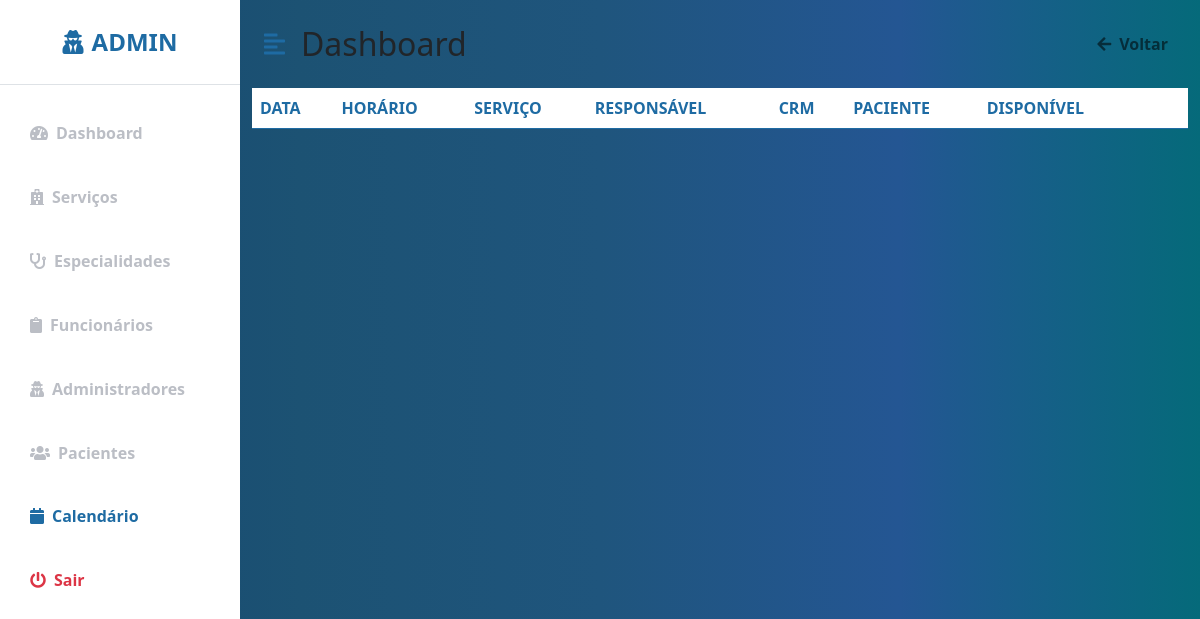
The app's page /Clinica_Manoel_Gomes/calendario_adm.php (signed in), older data.
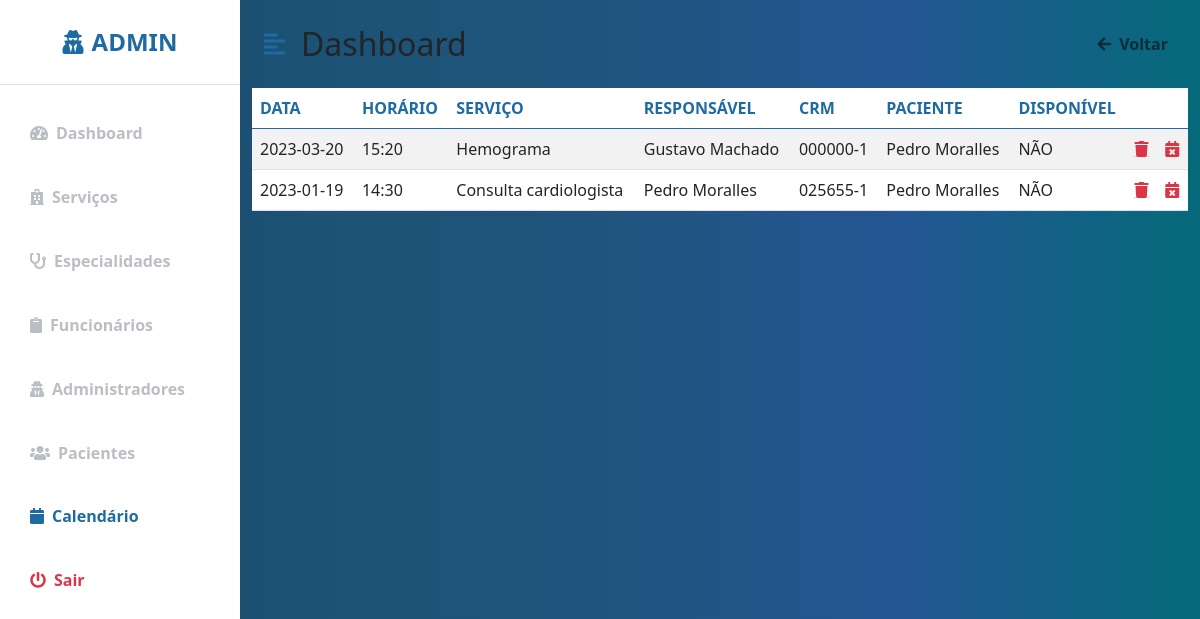
The same page, newer data.
### tables this page shows
CREATE TABLE IF NOT EXISTS `agendamento` (
  `cod_agendamento` int(11) NOT NULL AUTO_INCREMENT,
  `cod_paciente` int(11) DEFAULT NULL,
  `nome_paciente` varchar(40) DEFAULT NULL,
  `servico` varchar(30) NOT NULL,
  `nome_servico` varchar(50) NOT NULL,
  `dia` varchar(20) NOT NULL,
  `horario` varchar(10) NOT NULL,
  `responsavel` varchar(50) NOT NULL,
  `crm` varchar(20) NOT NULL,
  `cod_servico` int(11) NOT NULL,
  PRIMARY KEY (`cod_agendamento`)
);

### Clinica_Manoel_Gomes/calendario_adm.php (the view, shortened to what this page needs)
<?php
include "conecta_mysql.inc";
?>
<!DOCTYPE html>
<html lang="pt-br">
<head>
    <link href="https://cdn.jsdelivr.net/npm/bootstrap@5.0.0-beta3/dist/css/bootstrap.min.css" rel="stylesheet" />
    <link href="https://cdn.jsdelivr.net/npm/bootstrap@5.0.0-beta3/dist/css/bootstrap.min.css" rel="stylesheet" />
    <link rel="stylesheet" href="https://cdnjs.cloudflare.com/ajax/libs/font-awesome/5.15.3/css/all.min.css" />
    <link rel="stylesheet" href="_css/perfil.css" />
    <link rel="stylesheet" href="https://cdnjs.cloudflare.com/ajax/libs/font-awesome/5.15.3/css/all.min.css" />
</head>
<body>
<div class="d-flex" id="wrapper">
        <div class="bg-white" id="sidebar-wrapper">
            <div class="sidebar-heading text-center py-4 primary-text fs-4 fw-bold text-uppercase border-bottom"><i
                    class="fas fa-user-secret me-2"></i>Admin</div>
            <div class="list-group list-group-flush my-3">
              <a href="perfil.php" class="list-group-item list-group-item-action bg-transparent  second-text fw-bold"><i
                 class="fas fa-tachometer-alt me-2"></i>Dashboard</a>
              <a href="servicos.php" class="list-group-item list-group-item-action bg-transparent second-text fw-bold"><i
                 class="fas fa-hospital me-2"></i>Serviços</a>
              <a href="espec.php" class="list-group-item list-group-item-action bg-transparent second-text fw-bold"><i
                 class="fas fa-stethoscope me-2"></i>Especialidades</a>
              <a href="funcionarios.php" class="list-group-item list-group-item-action bg-transparent second-text fw-bold"><i
                 class="fas fa-clipboard me-2"></i>Funcionários</a>
              <a href="adm.php" class="list-group-item list-group-item-action bg-transparent second-text fw-bold"><i
                class="fas fa-user-secret me-2"></i>Administradores</a>
              <a href="clientes.php" class="list-group-item list-group-item-action bg-transparent second-text fw-bold"><i
                 class="fas fa-users me-2"></i>Pacientes</a>
              <a href="calendario_adm.php" class="list-group-item list-group-item-action bg-transparent second-text active"><i
                 class="fas fa-calendar me-2"></i>Calendário</a>
              <a href="logout.php" class="list-group-item list-group-item-action bg-transparent text-danger fw-bold"><i
                 class="fas fa-power-off me-2"></i>Sair</a>
            </div>
        </div>
        <div id="page-content-wrapper">
            <nav class="navbar navbar-expand-lg navbar-light bg-transparent py-4 px-4">
                <div class="d-flex align-items-center">
                    <i class="fas fa-align-left primary-text fs-4 me-3" id="menu-toggle"></i>
                    <h2 class="fs-2 m-0">Dashboard</h2>
                </div>
                <div class="collapse navbar-collapse" id="navbarSupportedContent">
                    <ul class="navbar-nav ms-auto mb-2 mb-lg-0">
                        <li class="nav-item">
                            <a class="nav-link second-text fw-bold" href="perfil.php" id="navbarDropdown"
                                role="button" aria-expanded="false">
                                <i class="fas fa-arrow-left me-2"></i>Voltar
                            </a>
                        </li>
                    </ul>
                </div>
            </nav>
            <div class="block">
                <section class="intro">
                    <div class="gradient-custom-1 h-100">
                        <div class="mask d-flex align-items-center h-100">
                        <div class="container">
                            <div class="row justify-content-center">
                            <div class="col-12">
                                <div class="table-responsive bg-white">
                                <table class="table mb-0  table-striped ">
                                    <thead class="color">
                                    <tr>
                                        <th scope="col">DATA</th>
                                        <th scope="col">HORÁRIO</th>
                                        <th scope="col">SERVIÇO</th>
                                        <th scope="col">RESPONSÁVEL</th>
                                        <th scope="col">CRM</th>
                                        <th scope="col">PACIENTE</th>
                                        <th scope="col">DISPONÍVEL</th>
                                        <th scope="col"></th>
                                        <th scope="col"></th>
                                    </tr>
                                    </thead>
                                    <tbody>
                                    <?php
                                        $sql= "SELECT * FROM agendamento";
                                        $res= mysqli_query($mysqli,$sql);
                                        $linhas= mysqli_num_rows($res);
                                        for ($i = 0; $i < $linhas; $i++){
                                            $agendamento = mysqli_fetch_array ($res);
                                            echo"<tr>
                                            <td>".$agendamento['dia']."</td>
                                            <td>".$agendamento['horario']."</td>
                                            <td>".utf8_decode($agendamento['nome_servico'])."</td>
                                            <td>".$agendamento['responsavel']."</td>
                                            <td>".$agendamento['crm']."</td>";
                                            if(empty($agendamento['nome_paciente'])){
                                                echo"<td align='center'>_____</td>";
                                            }
                                            else{
                                                echo "<td>".$agendamento['nome_paciente']."</td>";
                                            }
                                            if(empty($agendamento['cod_paciente'])){
                                            echo"<td>SIM</td>";
                                            }
                                            else{
                                                echo "<td>NÃO</td>";
                                            }
                                            echo"<td><a href='excluir_agendamento.php?cod_agendamento=".$agendamento["cod_agendamento"]."' class='fas fa-trash text-danger'></a></td>
                                            <td><a href='cancela_agendamento_adm.php?cod_agendamento=".$agendamento["cod_agendamento"]."' class='fas fa-calendar-times text-danger'></a></td></tr>";
                                        }
                                    ?>
                                    </tbody>
                                </table>
                                </div>
                            </div>
                            </div>
                        </div>
                        </div>
                    </div>
                 </section>
                </div>
    </div>
</body>
</html>

### Clinica_Manoel_Gomes/_css/perfil.css (style rules this page uses)
:root { --main-bg-color: #216294; --main-text-color: #1e6ba3; --second-text-color: #bbbec5; --second-bg-color: #c1efde; --ligth: #f0f0f0; --medium: #cacaca; --dark: #a2a2a2; }
.primary-text { color: var(--main-text-color); }
.second-text { color: var(--second-text-color); }
#wrapper { overflow-x: hidden; background-image: linear-gradient( to right, #154670, #1c5273, #1f557d, #245693, #056a7a ); }
#sidebar-wrapper { min-height: 100vh; margin-left: -15rem; -webkit-transition: margin 0.25s ease-out; -moz-transition: margin 0.25s ease-out; -o-transition: margin 0.25s ease-out; transition: margin 0.25s ease-out; }
#sidebar-wrapper .sidebar-heading { padding: 0.875rem 1.25rem; font-size: 1.2rem; }
#sidebar-wrapper .list-group { width: 15rem; }
#page-content-wrapper { min-width: 100vw; }
#menu-toggle { cursor: pointer; }
.list-group-item { border: none; padding: 20px 30px; }
.list-group-item.active { background-color: transparent; color: var(--main-text-color); font-weight: bold; border: none; }
@media (min-width: 768px) { #sidebar-wrapper { margin-left: 0; } }
@media (min-width: 768px) { #page-content-wrapper { min-width: 0; width: 100%; } }
.color { color: #1e6ba3; }

Row changes from the older to the newer data that the page shows:
added agendamento: dia "2023-03-20", horario "15:20", nome_servico "Hemograma", responsavel "Gustavo Machado", crm "000000-1", nome_paciente "Pedro Moralles", shows "NÃO"
added agendamento: dia "2023-01-19", horario "14:30", nome_servico "Consulta cardiologista", responsavel "Pedro Moralles", crm "025655-1", nome_paciente "Pedro Moralles", shows "NÃO"
